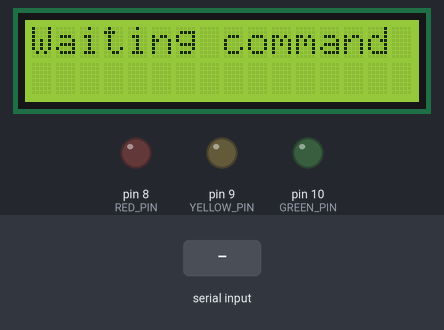
Simulated run of this sketch. Board: Arduino Uno, built with avr-gcc and run on an emulated ATmega328P. Parts: 16×2 character LCD, output pins drawn as LEDs (lit = HIGH). The test bench sets the inputs (shaded band). What the sketch prints to the serial monitor is not drawn.

Above: at 1.3 s.
1.4 s: "R\n" received over Serial
At 3.1 s:
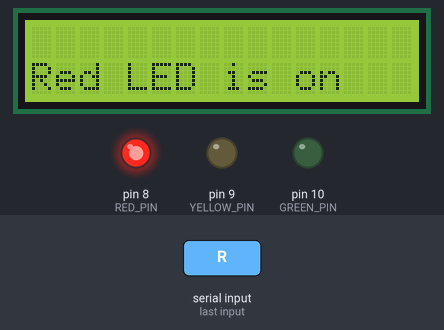
4.4 s: byte 89 ('Y') received over Serial
At 6.6 s:
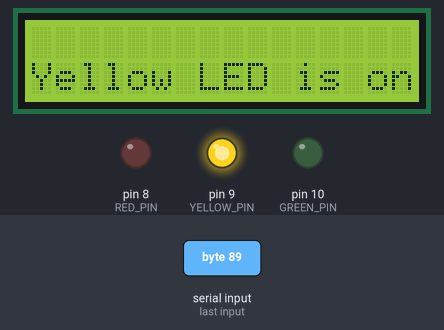
7.4 s: byte 71 ('G') received over Serial
At 10.1 s:
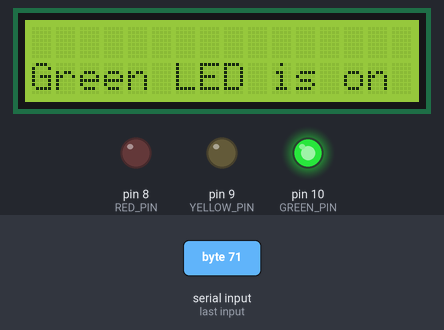
10.4 s: byte 76 ('L') received over Serial
At 13.0 s:
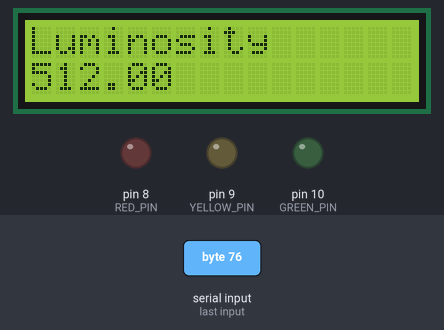
13.4 s: byte 83 ('S') received over Serial
At 15.0 s:
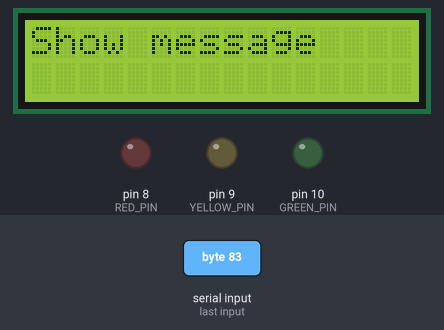
16.4 s: "S\n" received over Serial
At 18.9 s:
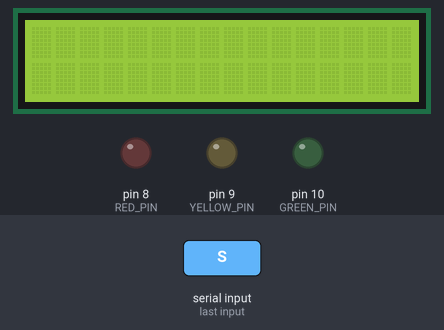
Timing chart, 0 to 20.4 s (numbered marks = the images above; inputs shaded):
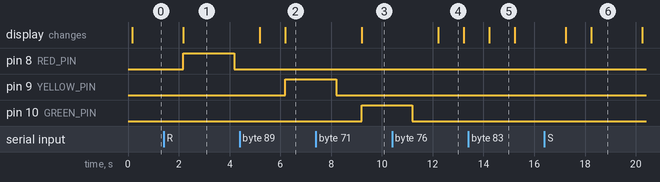

Measured:
- after the input at 1.4 s, pin 8 (RED_PIN): LOW → HIGH after 0.78 s, → LOW 2.0 s later; the display: changes after 0.78 s (image 1)
- after the input at 4.4 s, pin 9 (YELLOW_PIN): LOW → HIGH after 1.8 s; the display: first differs from a run without the input after 1.8 s (image 2)
- after the input at 7.4 s, pin 10 (GREEN_PIN): LOW → HIGH after 1.8 s; the display: changes after 1.8 s (image 3)
- after the input at 10.4 s, the display: changes after 1.8 s (image 4)
- after the input at 13.4 s, the display: changes after 0.83 s (image 5)
- after the input at 16.4 s, the display: first changes after 0.84 s (image 6 shows a later state)
- what the display in image 4 shows lasts 1.0 s, from 12.2 s to 13.2 s

The sketch:

ArduinoControlByLangC.ino
```cpp
/**
  @author Wesley Egberto
  @data 28/12/2013
  Interagir com o Arduino atraves da linguagem C
*/

#include <LiquidCrystal.h>

#define RED_PIN 8
#define YELLOW_PIN 9
#define GREEN_PIN 10
#define LIGHT_PIN 0
#define BUFFER_LENGTH 16

LiquidCrystal lcd(2, 3, 4, 5, 6, 7);

float sensor;
char buffer[BUFFER_LENGTH];
int i;
int row;

void clearBuffer();
void showMessageLcd(String message, int col, int row, boolean clearLcd);

void setup() {
  Serial.begin(9600);
  lcd.begin(16, 2);

  pinMode(RED_PIN, OUTPUT);
  pinMode(YELLOW_PIN, OUTPUT);
  pinMode(GREEN_PIN, OUTPUT);

  digitalWrite(RED_PIN, LOW);
  digitalWrite(YELLOW_PIN, LOW);
  digitalWrite(GREEN_PIN, LOW);

  // to Serial delay fix
  while(!Serial) ;
  lcd.setCursor(0, 0);
  lcd.print("Welcome");
  delay(100);
}

void loop() {
  showMessageLcd("Waiting command", 0, 0, true);
  if(Serial.available()) {
    char command = Serial.read();

    switch(command) {
      case 'R':
        Serial.println("Red LED on");
        digitalWrite(RED_PIN, HIGH);
        showMessageLcd("Red LED is on", 0, 1, true);
        delay(2000);
        digitalWrite(RED_PIN, LOW);
        break;
      case 'Y':
        Serial.println("Yellow LED on");
        digitalWrite(YELLOW_PIN, HIGH);
        showMessageLcd("Yellow LED is on", 0, 1, true);
        delay(2000);
        digitalWrite(YELLOW_PIN, LOW);
        break;
      case 'G':
        Serial.println("Green LED on");
        digitalWrite(GREEN_PIN, HIGH);
        showMessageLcd("Green LED is on", 0, 1, true);
        delay(2000);
        digitalWrite(GREEN_PIN, LOW);
        break;
      case 'L':
        sensor = analogRead(LIGHT_PIN);
        showMessageLcd("Luminosity", 0, 0, true);
        dtostrf(sensor, 2, 2, buffer);
        showMessageLcd(buffer, 0, 1, false);
        Serial.println(sensor);
        clearBuffer();
        break;
      case 'S':
        showMessageLcd("Show message", 0, 0, true);
        i = row = 0;
        while(Serial.available()) {
          Serial.readBytes(buffer, 16);
          lcd.clear();
          showMessageLcd(buffer, 0, row++, false);
          delay(1000);
          clearBuffer();
          if(row == 2) row = 0;
        }
        Serial.println("Showed");
        break;
      default:
        Serial.println("command not found");
        break;
    }
  }
  delay(1000);
}

void clearBuffer() {
  for(int i = 0; i < BUFFER_LENGTH; i++)
    buffer[i] = '\n';
}
void showMessageLcd(String message, int col, int row, boolean clearLcd) {
  if(clearLcd) {
    lcd.clear();
  }
  lcd.setCursor(col, row);
  lcd.print(message);
}
```
